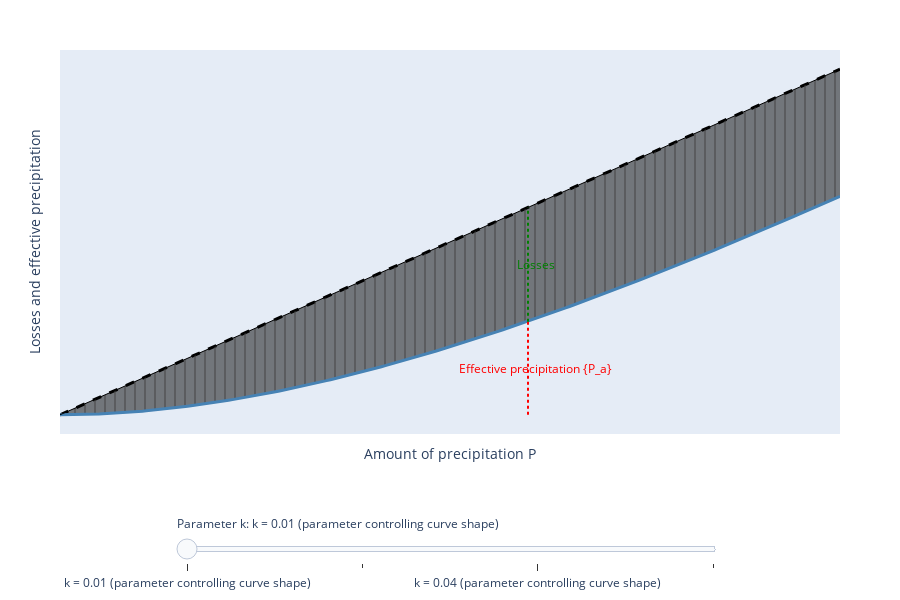

Notebook code for this chart:
### Markdown cell above
## Runoff from Precipitation

### "Losses"

As mentioned earlier, several loss processes can be identified before runoff is generated from precipitation. Strictly speaking, there is no actual loss in the hydrological cycle since water is never truly lost. However, the term "loss" is often used when referring to specific mechanisms, such as river discharge. These "losses" represent the difference between the actual precipitation $P$ and *effective precipitation* (NL: *afvoerbare neerslag*) $P_a$ that is left for runoff. The losses consist of:

- Evaporation $E_i$;
- Surface storage increase in the catchment $\displaystyle \frac{\mathrm{d}S_s}{\mathrm{d}t}$ or ponding;
- Infiltration $I$

```{note}
When we are looking at short timescales, infiltation is a loss. For longer timescales, however, infiltration is only a loss if it is evaporated by transpiration or soil evaporation, but it is not a loss if it recharges the groundwater and contributes to baseflow.
```


The effective precipitation is expressed as $P_a$ and can be calculated using the following equation:

$$
P_a=P-E_i-\frac{\mathrm{d}S_s}{\mathrm{d}t}-I \quad \text{[L/T]}
$$ (runoffprec)

The variation of the so-called "losses" (which actually represent interception, infiltration, and ponding) can be represented by the amount of effective precipitation $P_a$ as a function of the amount of precipitation $P$ ({numref}`relatieneerslagenafvoerbareneerslag`).

The behavior of the individual loss components strongly depends on the intensity and duration of a rainfall event and the characteristics of the catchment. {numref}`relatieneerslagenafvoerbareneerslag` shows that the proportion of "losses" decreases as the amount of precipitation increases. This is logical considering that the water retention capacity of an area decreases as more water is already retained.

### Code cell
import numpy as np
import plotly.graph_objects as go
import plotly.io as pio

# ------------------------------
# 0) SET A RENDERER COMPATIBLE WITH JUPYTERBOOK
# ------------------------------
pio.renderers.default = 'plotly_mimetype'
# Alternatively, 'notebook_connected' can also work for some JupyterBook setups.

# ------------------------------
# 1) MODEL: runoff vs precipitation
# ------------------------------
def runoff_curve(P, k=0.01):
    """
    Example runoff function:
        R(P) = P * (1 - exp(-k*P))
    Replace with your own formula if desired.
    """
    return P * (1.0 - np.exp(-k * P))

# ------------------------------
# 2) RANGE OF P AND k VALUES
# ------------------------------
P_vals = np.linspace(0, 100, 200)   # precipitation domain (0..100, abstract units)
k_values = [0.01, 0.02, 0.04, 0.08] # distinct parameter values
P_star = 60.0                       # point at which we draw vertical lines

# Precompute the runoff for each k
runoff_data = {k: runoff_curve(P_vals, k) for k in k_values}

# ------------------------------
# 3) BUILD FIGURE & LEGEND TRACES
# ------------------------------
fig = go.Figure()

# --- Add "dummy" traces for legend entries (so user sees them even when slider changes) ---
fig.add_trace(go.Scatter(
    x=[], y=[], mode='lines',
    line=dict(width=3, color='black', dash='dash'),
    name='Total precipitation (P)'
))
fig.add_trace(go.Scatter(
    x=[], y=[], mode='lines',
    line=dict(width=3, color='steelblue'),
    name='Runoff from precipitation'
))
fig.add_trace(go.Scatter(
    x=[], y=[], mode='lines',
    fill='tonexty',
    fillpattern=dict(shape='|'),
    line=dict(width=1, color='black'),
    name='Losses'
))

def make_traces_for_k(k):
    """Return three traces: dashed top line P, runoff curve, and the fill area for losses."""
    R_k = runoff_data[k]
    top_line = go.Scatter(
        x=P_vals,
        y=P_vals,
        mode='lines',
        line=dict(width=3, color='black', dash='dash'),
        showlegend=False
    )
    runoff_line = go.Scatter(
        x=P_vals,
        y=R_k,
        mode='lines',
        line=dict(width=3, color='steelblue'),
        showlegend=False
    )
    losses_area = go.Scatter(
        x=P_vals,
        y=P_vals,
        mode='lines',
        fill='tonexty',          # fill down to the next trace (runoff_line)
        fillpattern=dict(shape='|'),
        line=dict(width=1, color='black'),
        showlegend=False
    )
    return [top_line, runoff_line, losses_area]

start_idx = len(fig.data)
for k in k_values:
    tlist = make_traces_for_k(k)
    for t in tlist:
        t.visible = False
        fig.add_trace(t)

# ------------------------------
# 4) VERTICAL LINES (Losses & Runoff) FOR EACH k
# ------------------------------
lines_and_annots = {}
for k in k_values:
    R_array = runoff_data[k]
    idx_star = (np.abs(P_vals - P_star)).argmin()
    R_star = R_array[idx_star]
    
    shape_runoff = dict(
        type='line', xref='x', yref='y',
        x0=P_star, x1=P_star, y0=0, y1=R_star,
        line=dict(width=2, color='red', dash='dot')
    )
    shape_losses = dict(
        type='line', xref='x', yref='y',
        x0=P_star, x1=P_star, y0=R_star, y1=P_star,
        line=dict(width=2, color='green', dash='dot')
    )
    annot_runoff = dict(
        x=P_star+1, y=R_star/2,   # midpoint
        xref='x',   yref='y',
        text="Effective precipitation {P_a}",
        showarrow=False,
        font=dict(color='red', size=12)
    )
    annot_losses = dict(
        x=P_star+1, y=(R_star + P_star)/2,
        xref='x',   yref='y',
        text="Losses",
        showarrow=False,
        font=dict(color='green', size=12)
    )
    lines_and_annots[k] = ([shape_runoff, shape_losses], [annot_runoff, annot_losses])

# ------------------------------
# 5) SLIDER STEPS => controlling visibility
# ------------------------------
offset = 3
traces_per_k = 3
slider_steps = []

for i, k in enumerate(k_values):
    vis = [False] * len(fig.data)
    for d_ in range(3):
        vis[d_] = True
    idx_start = offset + i * traces_per_k
    idx_end   = idx_start + traces_per_k
    for j in range(idx_start, idx_end):
        vis[j] = True
    
    shape_list, annot_list = lines_and_annots[k]
    
    step = dict(
        method="update",
        label=f"k = {k} (parameter controlling curve shape)",
        args=[
            {"visible": vis},
            {"shapes": shape_list, "annotations": annot_list}
        ]
    )
    slider_steps.append(step)

default_k_index = 0
init_visibility = [False] * len(fig.data)
for d_ in range(3):
    init_visibility[d_] = True
idx0_start = offset + default_k_index * traces_per_k
idx0_end   = idx0_start + traces_per_k
for j in range(idx0_start, idx0_end):
    init_visibility[j] = True

init_shapes, init_annots = lines_and_annots[k_values[default_k_index]]

slider = dict(
    active=default_k_index,
    currentvalue={"prefix": "Parameter k: "},
    steps=slider_steps,
    x=0.15,
    y=-0.15,
    len=0.7,
)

fig.update_layout(
    sliders=[slider],
    shapes=init_shapes,
    annotations=init_annots
)

for i, _ in enumerate(fig.data):
    fig.data[i].visible = init_visibility[i]

# ------------------------------
# 6) STYLE FOR ABSTRACT LOOK
# ------------------------------
fig.update_layout(
    width=900, height=600,
    xaxis=dict(
        title="Amount of precipitation P",
        showgrid=False,
        zeroline=False,
        showticklabels=False
    ),
    yaxis=dict(
        title="Losses and effective precipitation",
        showgrid=False,
        zeroline=False,
        showticklabels=False
    ),
    margin=dict(l=60, r=60, t=50, b=50)
)

# ------------------------------
# 7) SHOW FIGURE
# ------------------------------
fig.show()

# TODO: Figure not showing at the moment for some reason, backup old figure set to 300px height. Can be removed in case this works

### Figure 1 — Plotly figure (JSON) as saved in the notebook; plotly's stock layout.template omitted (floating-point values rounded to 4 significant figures; data arrays with more than 128 entries replaced by an {"elided": "..."} marker saying what was removed)
{"data": [{"line": {"color": "black", "dash": "dash", "width": 3}, "mode": "lines", "name": "Total precipitation (P)", "type": "scatter", "visible": true, "x": [], "y": []}, {"line": {"color": "steelblue", "width": 3}, "mode": "lines", "name": "Runoff from precipitation", "type": "scatter", "visible": true, "x": [], "y": []}, {"fill": "tonexty", "fillpattern": {"shape": "|"}, "line": {"color": "black", "width": 1}, "mode": "lines", "name": "Losses", "type": "scatter", "visible": true, "x": [], "y": []}, {"line": {"color": "black", "dash": "dash", "width": 3}, "mode": "lines", "showlegend": false, "type": "scatter", "visible": true, "x": {"elided": "200 float values"}, "y": {"elided": "200 float values"}}, {"line": {"color": "steelblue", "width": 3}, "mode": "lines", "showlegend": false, "type": "scatter", "visible": true, "x": {"elided": "200 float values"}, "y": {"elided": "200 float values"}}, {"fill": "tonexty", "fillpattern": {"shape": "|"}, "line": {"color": "black", "width": 1}, "mode": "lines", "showlegend": false, "type": "scatter", "visible": true, "x": {"elided": "200 float values"}, "y": {"elided": "200 float values"}}, {"line": {"color": "black", "dash": "dash", "width": 3}, "mode": "lines", "showlegend": false, "type": "scatter", "visible": false, "x": {"elided": "200 float values"}, "y": {"elided": "200 float values"}}, {"line": {"color": "steelblue", "width": 3}, "mode": "lines", "showlegend": false, "type": "scatter", "visible": false, "x": {"elided": "200 float values"}, "y": {"elided": "200 float values"}}, {"fill": "tonexty", "fillpattern": {"shape": "|"}, "line": {"color": "black", "width": 1}, "mode": "lines", "showlegend": false, "type": "scatter", "visible": false, "x": {"elided": "200 float values"}, "y": {"elided": "200 float values"}}, {"line": {"color": "black", "dash": "dash", "width": 3}, "mode": "lines", "showlegend": false, "type": "scatter", "visible": false, "x": {"elided": "200 float values"}, "y": {"elided": "200 float values"}}, {"line": {"color": "steelblue", "width": 3}, "mode": "lines", "showlegend": false, "type": "scatter", "visible": false, "x": {"elided": "200 float values"}, "y": {"elided": "200 float values"}}, {"fill": "tonexty", "fillpattern": {"shape": "|"}, "line": {"color": "black", "width": 1}, "mode": "lines", "showlegend": false, "type": "scatter", "visible": false, "x": {"elided": "200 float values"}, "y": {"elided": "200 float values"}}, {"line": {"color": "black", "dash": "dash", "width": 3}, "mode": "lines", "showlegend": false, "type": "scatter", "visible": false, "x": {"elided": "200 float values"}, "y": {"elided": "200 float values"}}, {"line": {"color": "steelblue", "width": 3}, "mode": "lines", "showlegend": false, "type": "scatter", "visible": false, "x": {"elided": "200 float values"}, "y": {"elided": "200 float values"}}, {"fill": "tonexty", "fillpattern": {"shape": "|"}, "line": {"color": "black", "width": 1}, "mode": "lines", "showlegend": false, "type": "scatter", "visible": false, "x": {"elided": "200 float values"}, "y": {"elided": "200 float values"}}], "layout": {"annotations": [{"font": {"color": "red", "size": 12}, "showarrow": false, "text": "Effective precipitation {P_a}", "x": 61, "xref": "x", "y": 13.46, "yref": "y"}, {"font": {"color": "green", "size": 12}, "showarrow": false, "text": "Losses", "x": 61, "xref": "x", "y": 43.46, "yref": "y"}], "height": 600, "margin": {"b": 50, "l": 60, "r": 60, "t": 50}, "shapes": [{"line": {"color": "red", "dash": "dot", "width": 2}, "type": "line", "x0": 60, "x1": 60, "xref": "x", "y0": 0, "y1": 26.91, "yref": "y"}, {"line": {"color": "green", "dash": "dot", "width": 2}, "type": "line", "x0": 60, "x1": 60, "xref": "x", "y0": 26.91, "y1": 60, "yref": "y"}], "sliders": [{"active": 0, "currentvalue": {"prefix": "Parameter k: "}, "len": 0.7, "steps": [{"args": [{"visible": [true, true, true, true, true, true, false, false, false, false, false, false, false, false, false]}, {"annotations": [{"font": {"color": "red", "size": 12}, "showarrow": false, "text": "Effective precipitation {P_a}", "x": 61, "xref": "x", "y": 13.46, "yref": "y"}, {"font": {"color": "green", "size": 12}, "showarrow": false, "text": "Losses", "x": 61, "xref": "x", "y": 43.46, "yref": "y"}], "shapes": [{"line": {"color": "red", "dash": "dot", "width": 2}, "type": "line", "x0": 60, "x1": 60, "xref": "x", "y0": 0, "y1": 26.91, "yref": "y"}, {"line": {"color": "green", "dash": "dot", "width": 2}, "type": "line", "x0": 60, "x1": 60, "xref": "x", "y0": 26.91, "y1": 60, "yref": "y"}]}], "label": "k = 0.01 (parameter controlling curve shape)", "method": "update"}, {"args": [{"visible": [true, true, true, false, false, false, true, true, true, false, false, false, false, false, false]}, {"annotations": [{"font": {"color": "red", "size": 12}, "showarrow": false, "text": "Effective precipitation {P_a}", "x": 61, "xref": "x", "y": 20.86, "yref": "y"}, {"font": {"color": "green", "size": 12}, "showarrow": false, "text": "Losses", "x": 61, "xref": "x", "y": 50.86, "yref": "y"}], "shapes": [{"line": {"color": "red", "dash": "dot", "width": 2}, "type": "line", "x0": 60, "x1": 60, "xref": "x", "y0": 0, "y1": 41.72, "yref": "y"}, {"line": {"color": "green", "dash": "dot", "width": 2}, "type": "line", "x0": 60, "x1": 60, "xref": "x", "y0": 41.72, "y1": 60, "yref": "y"}]}], "label": "k = 0.02 (parameter controlling curve shape)", "method": "update"}, {"args": [{"visible": [true, true, true, false, false, false, false, false, false, true, true, true, false, false, false]}, {"annotations": [{"font": {"color": "red", "size": 12}, "showarrow": false, "text": "Effective precipitation {P_a}", "x": 61, "xref": "x", "y": 27.17, "yref": "y"}, {"font": {"color": "green", "size": 12}, "showarrow": false, "text": "Losses", "x": 61, "xref": "x", "y": 57.17, "yref": "y"}], "shapes": [{"line": {"color": "red", "dash": "dot", "width": 2}, "type": "line", "x0": 60, "x1": 60, "xref": "x", "y0": 0, "y1": 54.33, "yref": "y"}, {"line": {"color": "green", "dash": "dot", "width": 2}, "type": "line", "x0": 60, "x1": 60, "xref": "x", "y0": 54.33, "y1": 60, "yref": "y"}]}], "label": "k = 0.04 (parameter controlling curve shape)", "method": "update"}, {"args": [{"visible": [true, true, true, false, false, false, false, false, false, false, false, false, true, true, true]}, {"annotations": [{"font": {"color": "red", "size": 12}, "showarrow": false, "text": "Effective precipitation {P_a}", "x": 61, "xref": "x", "y": 29.65, "yref": "y"}, {"font": {"color": "green", "size": 12}, "showarrow": false, "text": "Losses", "x": 61, "xref": "x", "y": 59.65, "yref": "y"}], "shapes": [{"line": {"color": "red", "dash": "dot", "width": 2}, "type": "line", "x0": 60, "x1": 60, "xref": "x", "y0": 0, "y1": 59.3, "yref": "y"}, {"line": {"color": "green", "dash": "dot", "width": 2}, "type": "line", "x0": 60, "x1": 60, "xref": "x", "y0": 59.3, "y1": 60, "yref": "y"}]}], "label": "k = 0.08 (parameter controlling curve shape)", "method": "update"}], "x": 0.15, "y": -0.15}], "width": 900, "xaxis": {"showgrid": false, "showticklabels": false, "title": {"text": "Amount of precipitation P"}, "zeroline": false}, "yaxis": {"showgrid": false, "showticklabels": false, "title": {"text": "Losses and effective precipitation"}, "zeroline": false}}}
